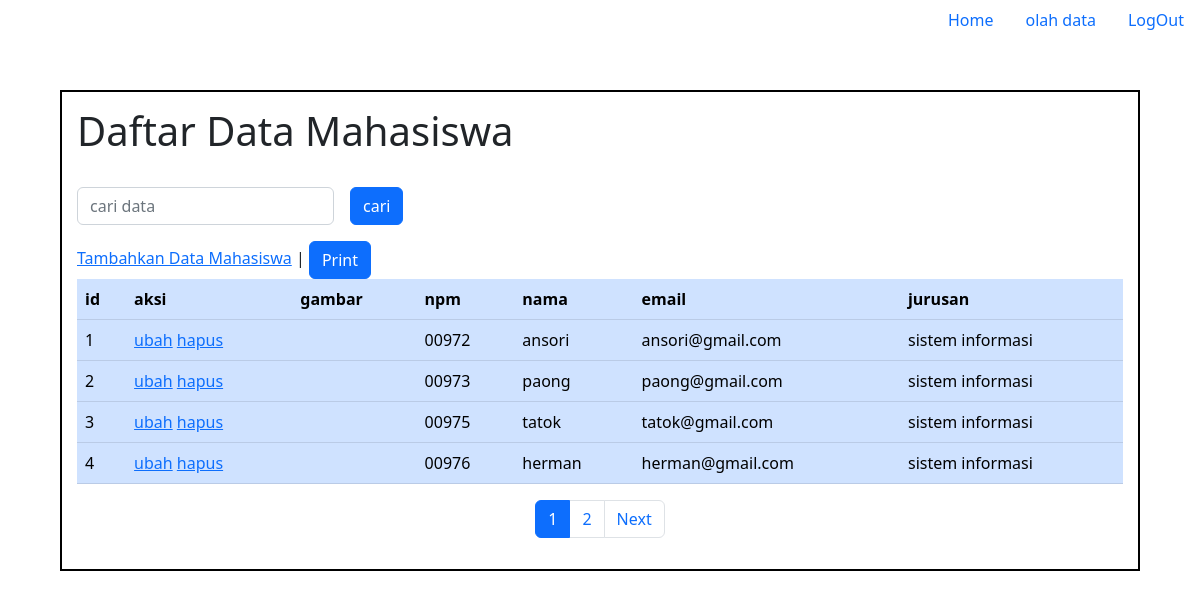
Screenshot of / (signed in) with the database file from the repository.
### tables this page shows
CREATE TABLE `mahasiswa` (
  `id` int NOT NULL,
  `nama` varchar(100) DEFAULT NULL,
  `npm` varchar(20) DEFAULT NULL,
  `email` varchar(100) DEFAULT NULL,
  `jurusan` varchar(100) DEFAULT NULL,
  `gambar` varchar(100) DEFAULT NULL
);

### function.php (called while the page is built, shortened)
<?php
$conn = mysqli_connect("localhost","root","","phpdasar");
function query($query) {
    global $conn;
    $result=mysqli_query($conn,$query);
    $rows=[];
    while($row=mysqli_fetch_assoc($result)){
        $rows[]=$row;
    }
    return $rows;
}
?>

### index.php (the view, shortened to what this page needs)
<?php
require "function.php";
$jumlahDataperHalaman= 4;
$jumlahData = count(query("SELECT * FROM mahasiswa"));
$jumlahHalaman = ceil($jumlahData/$jumlahDataperHalaman);
$halamanAktif = (isset($_GET["halaman"])) ? $_GET["halaman"] :1;
$awalData = ($jumlahDataperHalaman * $halamanAktif) - $jumlahDataperHalaman;
$mahasiswa = query("SELECT * FROM mahasiswa LIMIT $awalData, $jumlahDataperHalaman");
?>
<!doctype html>
<html lang="en">
<head>
  <link href="https://cdn.jsdelivr.net/npm/bootstrap@5.2.1/dist/css/bootstrap.min.css" rel="stylesheet"
>
</head>
<body>
  <header>
    <nav class="nav justify-content-end ">
      <a class="nav-link" href="#"id="home">Home</a>
      <a class="nav-link" href="#">olah data</a>
      <a class="nav-link" href="logout.php">LogOut</a>
    </nav>
  </header>
  <main>
  <div class="formdata">
  <h1>Daftar Data Mahasiswa</h1>
<form action="" method="post" class="row g-3 mb-3 mt-3">
  <div class="col-auto ">
    <input type="text"
      class="form-control " name="keyword" id="keyword" placeholder="cari data" autocomplete="off" >
  </div>
  <div class="d-grid gap-2 d-md-flex justify-content-md-end col-auto">
    <button class="btn btn-primary" type="submit" name="cari" id="tombolcari">cari</button>
    <img src="img/load.gif" alt="" class="loader">
  </div>
</form>
<a href="tambah.php">Tambahkan Data Mahasiswa</a> | <a name="" id="" class="btn btn-primary" href="#" role="button">Print</a>
<div class="table-responsive" id="container">
    <table class="table table-primary p-2 b-2">
        <thead>
            <tr class="bg-warning">
                <th scope="col">id</th>
                <th scope="col">aksi</th>
                <th scope="col">gambar</th>
                <th scope="col">npm</th>
                <th scope="col">nama</th>
                <th scope="col">email</th>
                <th scope="col">jurusan</th>
            </tr>
        </thead>
        <tbody>
            <?php $i=1;?>
            <?php foreach($mahasiswa as $row):?>
            <tr class="">
               <td scope="col"><?= $i;?></td>
                <td scope="col"><a href="ubah.php?id=<?= $row["id"];?>"">ubah</a> <a href="hapus.php?id=<?= $row["id"];?>"onclick="return confirm('yakin menghapus data');">hapus</a></td>
                <td scope="col"><img src="img/<?= $row["gambar"];?>" alt="" width="60px"></td>
                <td scope="col"><?= $row["npm"];?></td>
                <td scope="col"><?= $row["nama"];?></td>
                <td scope="col"><?= $row["email"];?></td>
                <td scope="col"><?= $row["jurusan"];?></td>
            </tr>
            <?php $i++;?>
            <?php endforeach; ?>
        </tbody>
    </table>
    <nav aria-label="...">
  <ul class="pagination d-flex justify-content-center">
    <?php for( $i=1;$i<=$jumlahHalaman;$i++):?>
      <?php if($i == $halamanAktif):?>
        <li class="page-item active">
          <a class="page-link" href="?halaman=<?=$i;?>"><?= $i; ?></a>
        </li>
        <?php else :?>
        <li class="page-item"><a class="page-link" href="?halaman=<?=$i;?>"><?= $i; ?></a></li>
        <?php endif;?>
      <?php endfor;?>
    <?php if($halamanAktif < $jumlahHalaman) :?>
    <li class="page-item">
      <a class="page-link" href="?halaman=<?=$halamanAktif+1 ;?>">Next</a>
    </li>
    <?php endif;?>
  </ul>
</nav>
</div>
  </div>
  </main>
</body>
</html>

### index.php (style rules this page uses)
.formdata { width: 90%; margin: auto; border: 2px solid black; padding: 15px; margin-top: 50px; }
.loader { width: 40px; }

### rows the page displays
mahasiswa: npm "00972", nama "ansori", email "ansori@gmail.com", jurusan "sistem informasi"
mahasiswa: npm "00973", nama "paong", email "paong@gmail.com", jurusan "sistem informasi"
mahasiswa: npm "00975", nama "tatok", email "tatok@gmail.com", jurusan "sistem informasi"
mahasiswa: npm "00976", nama "herman", email "herman@gmail.com", jurusan "sistem informasi"
